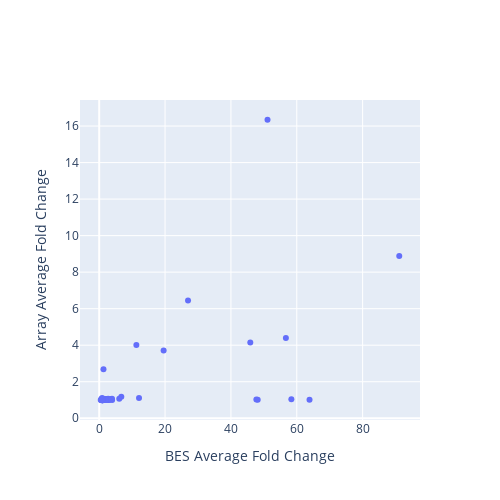

Write notebook code for a chart like this one.
### Code cell
# MC MES array
from plotly.subplots import make_subplots
import plotly.graph_objects as go
import plotly.io as pio

fig = make_subplots(
    rows=1,
    cols=1,
    #subplot_titles=["MES vs Main VSG"],
)

scatter = go.Scatter(
    x=merge['BES'],
    y=merge['array'],
    mode='markers',
    text=list(merge.index.values),
    hoverinfo='text',
    name='scatter',
    showlegend=False,
    # hovertemplate='%{text}'
)
fig.add_trace(scatter, row=1, col=1)

fig.update_layout(
    width=500,
    height=500,
    showlegend=False,
    hovermode='closest',
    xaxis_title="BES Average Fold Change",
    yaxis_title="Array Average Fold Change",
)

# Save as an exportable HTML file
pio.write_html(
    fig,
    file="vsgs_web_server/scatter_plots/BES_vs_array.html",   # change path/name if you like
    include_plotlyjs="cdn",
    full_html=True,
    auto_open=False,
)
fig

### Figure 1 — Plotly figure (JSON) as saved in the notebook; plotly's stock layout.template omitted (floating-point values rounded to 4 significant figures)
{"data": [{"hoverinfo": "text", "mode": "markers", "name": "scatter", "showlegend": false, "text": ["BDF2_1_KO48", "BDF3_1_KO24", "BET151_1_Drug12h", "BET151_1_Drug24h", "BET151_1_Drug3h", "BET151_1_Drug48h", "BET151_1_Drug6h", "BET151_1_Drug72h", "CAF1b_1_RNAi24", "CFB2_1_RNAi9", "DFO_1_DFO", "DFO_1_DFOFe", "DFO_1_Fe", "DRBD18_1_RNAi12", "H1_1_RNAi96", "H3H4_1_KOH3", "H3H4_1_KOH3J", "H3H4_1_KOH4", "H3H4_1_KOH4J", "H3H4_1_KOJ2", "H3H4_2_KO48", "H3H4_3_KO48", "H3_1_KOH3", "H3_1_KOH3J", "H3_1_KOJ", "IPMK_1_RNAi36", "IPMK_2_RNAi36", "MCMBP_1_KO24", "MCMBP_1_KO48", "PIP5Pase_1_KO", "PIP5Pase_2_D360A_N362A", "PNUTS_1_RNAi48", "RBP10_1_RNAi24", "RBP10_2_RNAi24", "RBP10_3_RNAi24", "RBP33_1_RNAi48", "RBP42_1_KO24", "RBP42_1_KO48", "RBP42_1_KO72", "RNaseH1_1_KO", "RNaseH2A_1_RNAi24", "RNaseH2A_2_RNAi36", "SET27_1_KO", "SET27_1_sKO", "SNF2PH_1_RNAi48", "TFR_1_RNAi24", "TbATR_1_RNAi24", "TbATR_2_RNAi36", "TbESB1_1_RNAi24", "TbESB1_2_KO48", "TbESB1_3_OE24", "TbHAT_1_RNAi48HAT1", "TbHAT_1_RNAi48HAT2", "TbPP1one_1_RNAi24", "TbPP1seven_1_RNAi24", "TbRAP1_1_2SD", "TbRAP1_1_5A", "TbRAP1_1_KO", "TbRAP1_2_dMyb", "TbSAP_1_RNAi72", "VEX1_1_Oe72", "VEX1_2_RNAi72", "VEX1_4_RNAi24", "VEX1_5_RNAi48", "VEX1_6_RNAi72", "VEX1and2_1_RNAi24", "VEX1and2_1_RNAi48", "VEX2_1_RNAi24", "VEX2_1_RNAi48", "ZC3H28_1_RNAi10", "ZC3H28_1_RNAi14", "ZC3H28_1_RNAi16", "ZC3H28_1_RNAi24", "ZC3H40_1_RNAi72", "ZC3H5_2_RNAi12", "ZC3H5_3_RNAi12", "ZC3H5_4_RNAi12", "ZC3H5_5_RNAi12"], "type": "scatter", "x": [1.055, 2.459, 1.0, 0.8629, 1.077, 0.7574, 1.02, 0.851, 3.508, 1.02, 1.004, 1.003, 1.009, 0.9988, 3.919, 1.559, 2.919, 1.0, 1.045, 0.7822, 2.109, 1.94, 2.317, 2.084, 0.8907, 1.016, 1.0, 2.588, 6.715, 51.11, 11.29, 2.397, 1.08, 1.0, 0.9698, 1.299, 1.238, 0.8984, 0.8792, 1.045, 1.577, 1.641, 3.886, 2.021, 1.197, 1.253, 2.423, 12.09, 1.923, 0.6729, 3.02, 0.4706, 0.9664, 45.88, 0.7454, 26.97, 19.57, 56.69, 91.11, 2.707, 6.089, 2.065, 1.276, 1.681, 2.034, 63.86, 58.35, 48.13, 47.73, 0.9916, 0.9377, 0.9282, 0.9158, 1.97, 0.981, 0.9138, 0.9476, 0.6629], "xaxis": "x", "y": [1.0, 1.026, 1.0, 1.0, 1.0, 1.0, 1.0, 1.038, 1.048, 0.9928, 1.0, 1.0, 1.0, 1.0, 1.0, 1.0, 1.0, 1.0, 1.0, 1.0, 1.05, 1.036, 1.0, 1.006, 1.0, 1.0, 1.0, 1.022, 1.175, 16.35, 4.017, 1.054, 1.0, 1.0, 1.0, 2.683, 1.001, 1.012, 1.115, 1.0, 1.0, 1.044, 1.062, 1.0, 1.0, 1.005, 1.014, 1.115, 1.016, 1.052, 1.0, 1.0, 1.002, 4.147, 1.0, 6.446, 3.709, 4.401, 8.888, 1.065, 1.073, 1.0, 1.0, 1.0, 1.0, 1.014, 1.035, 1.018, 1.028, 0.9884, 1.0, 0.9914, 0.986, 1.0, 1.064, 1.0, 1.0, 1.0], "yaxis": "y"}], "layout": {"height": 500, "hovermode": "closest", "showlegend": false, "width": 500, "xaxis": {"anchor": "y", "domain": [0, 1], "title": {"text": "BES Average Fold Change"}}, "yaxis": {"anchor": "x", "domain": [0, 1], "title": {"text": "Array Average Fold Change"}}}}
